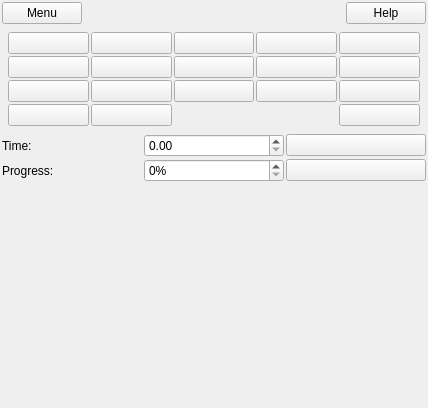
<ui version="4.0" >
 <class>Form</class>
 <widget class="QWidget" name="Form" >
  <property name="geometry" >
   <rect>
    <x>0</x>
    <y>0</y>
    <width>428</width>
    <height>408</height>
   </rect>
  </property>
  <property name="windowTitle" >
   <string>Form</string>
  </property>
  <layout class="QVBoxLayout" name="verticalLayout" >
   <property name="spacing" >
    <number>2</number>
   </property>
   <property name="margin" >
    <number>2</number>
   </property>
   <item>
    <layout class="QHBoxLayout" name="horizontalLayout" >
     <property name="sizeConstraint" >
      <enum>QLayout::SetMinimumSize</enum>
     </property>
     <item>
      <widget class="QPushButton" name="butMenu" >
       <property name="text" >
        <string>Menu</string>
       </property>
       <property name="flat" >
        <bool>false</bool>
       </property>
      </widget>
     </item>
     <item>
      <spacer name="horizontalSpacer" >
       <property name="orientation" >
        <enum>Qt::Horizontal</enum>
       </property>
       <property name="sizeHint" stdset="0" >
        <size>
         <width>40</width>
         <height>20</height>
        </size>
       </property>
      </spacer>
     </item>
     <item>
      <widget class="QPushButton" name="butHelp" >
       <property name="text" >
        <string>Help</string>
       </property>
       <property name="flat" >
        <bool>false</bool>
       </property>
      </widget>
     </item>
    </layout>
   </item>
   <item>
    <layout class="QGridLayout" name="gridLayout" >
     <property name="margin" >
      <number>6</number>
     </property>
     <property name="spacing" >
      <number>2</number>
     </property>
     <item row="0" column="0" >
      <widget class="QPushButton" name="butPri1" >
       <property name="text" >
        <string/>
       </property>
       <property name="icon" >
        <iconset>
         <normaloff>../Icons/cleo/pri1.png</normaloff>../Icons/cleo/pri1.png</iconset>
       </property>
       <property name="iconSize" >
        <size>
         <width>16</width>
         <height>16</height>
        </size>
       </property>
       <property name="priority" stdset="0" >
        <number>1</number>
       </property>
      </widget>
     </item>
     <item row="1" column="0" >
      <widget class="QPushButton" name="butPri6" >
       <property name="text" >
        <string/>
       </property>
       <property name="icon" >
        <iconset>
         <normaloff>../Icons/cleo/pri6.png</normaloff>../Icons/cleo/pri6.png</iconset>
       </property>
       <property name="iconSize" >
        <size>
         <width>16</width>
         <height>16</height>
        </size>
       </property>
       <property name="priority" stdset="0" >
        <number>6</number>
       </property>
      </widget>
     </item>
     <item row="2" column="0" >
      <widget class="QPushButton" name="butPriChk" >
       <property name="text" >
        <string/>
       </property>
       <property name="icon" >
        <iconset>
         <normaloff>../Icons/cleo/chkblk.png</normaloff>../Icons/cleo/chkblk.png</iconset>
       </property>
       <property name="iconSize" >
        <size>
         <width>16</width>
         <height>16</height>
        </size>
       </property>
       <property name="priority" stdset="0" >
        <number>100</number>
       </property>
      </widget>
     </item>
     <item row="0" column="2" >
      <widget class="QPushButton" name="butPri2" >
       <property name="text" >
        <string/>
       </property>
       <property name="icon" >
        <iconset>
         <normaloff>../Icons/cleo/pri2.png</normaloff>../Icons/cleo/pri2.png</iconset>
       </property>
       <property name="iconSize" >
        <size>
         <width>16</width>
         <height>16</height>
        </size>
       </property>
       <property name="priority" stdset="0" >
        <number>2</number>
       </property>
      </widget>
     </item>
     <item row="0" column="4" >
      <widget class="QPushButton" name="butPri4" >
       <property name="text" >
        <string/>
       </property>
       <property name="icon" >
        <iconset>
         <normaloff>../Icons/cleo/pri4.png</normaloff>../Icons/cleo/pri4.png</iconset>
       </property>
       <property name="iconSize" >
        <size>
         <width>16</width>
         <height>16</height>
        </size>
       </property>
       <property name="priority" stdset="0" >
        <number>4</number>
       </property>
      </widget>
     </item>
     <item row="0" column="5" >
      <widget class="QPushButton" name="butPri5" >
       <property name="text" >
        <string/>
       </property>
       <property name="icon" >
        <iconset>
         <normaloff>../Icons/cleo/pri5.png</normaloff>../Icons/cleo/pri5.png</iconset>
       </property>
       <property name="iconSize" >
        <size>
         <width>16</width>
         <height>16</height>
        </size>
       </property>
       <property name="priority" stdset="0" >
        <number>5</number>
       </property>
      </widget>
     </item>
     <item row="1" column="3" >
      <widget class="QPushButton" name="butPri8" >
       <property name="text" >
        <string/>
       </property>
       <property name="icon" >
        <iconset>
         <normaloff>../Icons/cleo/pri8.png</normaloff>../Icons/cleo/pri8.png</iconset>
       </property>
       <property name="iconSize" >
        <size>
         <width>16</width>
         <height>16</height>
        </size>
       </property>
       <property name="priority" stdset="0" >
        <number>8</number>
       </property>
      </widget>
     </item>
     <item row="1" column="4" >
      <widget class="QPushButton" name="butPri9" >
       <property name="text" >
        <string/>
       </property>
       <property name="icon" >
        <iconset>
         <normaloff>../Icons/cleo/pri9.png</normaloff>../Icons/cleo/pri9.png</iconset>
       </property>
       <property name="iconSize" >
        <size>
         <width>16</width>
         <height>16</height>
        </size>
       </property>
       <property name="priority" stdset="0" >
        <number>9</number>
       </property>
      </widget>
     </item>
     <item row="1" column="5" >
      <widget class="QPushButton" name="butPri0" >
       <property name="text" >
        <string/>
       </property>
       <property name="icon" >
        <iconset>
         <normaloff>../Icons/cleo/pri0.png</normaloff>../Icons/cleo/pri0.png</iconset>
       </property>
       <property name="iconSize" >
        <size>
         <width>16</width>
         <height>16</height>
        </size>
       </property>
       <property name="priority" stdset="0" >
        <number>10</number>
       </property>
      </widget>
     </item>
     <item row="2" column="2" >
      <widget class="QPushButton" name="butPriToDo" >
       <property name="text" >
        <string/>
       </property>
       <property name="icon" >
        <iconset>
         <normaloff>../Icons/cleo/chkboxblk.png</normaloff>../Icons/cleo/chkboxblk.png</iconset>
       </property>
       <property name="iconSize" >
        <size>
         <width>16</width>
         <height>16</height>
        </size>
       </property>
       <property name="priority" stdset="0" >
        <number>19</number>
       </property>
      </widget>
     </item>
     <item row="2" column="4" >
      <widget class="QPushButton" name="butPriXgry" >
       <property name="text" >
        <string/>
       </property>
       <property name="icon" >
        <iconset>
         <normaloff>../Icons/cleo/xgry.png</normaloff>../Icons/cleo/xgry.png</iconset>
       </property>
       <property name="iconSize" >
        <size>
         <width>16</width>
         <height>16</height>
        </size>
       </property>
       <property name="priority" stdset="0" >
        <number>22</number>
       </property>
      </widget>
     </item>
     <item row="2" column="5" >
      <widget class="QPushButton" name="butPriBang" >
       <property name="text" >
        <string/>
       </property>
       <property name="icon" >
        <iconset>
         <normaloff>../Icons/cleo/bngblk.png</normaloff>../Icons/cleo/bngblk.png</iconset>
       </property>
       <property name="iconSize" >
        <size>
         <width>16</width>
         <height>16</height>
        </size>
       </property>
       <property name="priority" stdset="0" >
        <number>20</number>
       </property>
      </widget>
     </item>
     <item row="2" column="3" >
      <widget class="QPushButton" name="butPriX" >
       <property name="text" >
        <string/>
       </property>
       <property name="icon" >
        <iconset>
         <normaloff>../Icons/cleo/xblk.png</normaloff>../Icons/cleo/xblk.png</iconset>
       </property>
       <property name="iconSize" >
        <size>
         <width>16</width>
         <height>16</height>
        </size>
       </property>
       <property name="priority" stdset="0" >
        <number>21</number>
       </property>
      </widget>
     </item>
     <item row="3" column="0" >
      <widget class="QPushButton" name="butPriQuery" >
       <property name="text" >
        <string/>
       </property>
       <property name="icon" >
        <iconset>
         <normaloff>../Icons/cleo/qryblk.png</normaloff>../Icons/cleo/qryblk.png</iconset>
       </property>
       <property name="iconSize" >
        <size>
         <width>16</width>
         <height>16</height>
        </size>
       </property>
       <property name="priority" stdset="0" >
        <number>23</number>
       </property>
      </widget>
     </item>
     <item row="3" column="2" >
      <widget class="QPushButton" name="butPriBullet" >
       <property name="text" >
        <string/>
       </property>
       <property name="icon" >
        <iconset>
         <normaloff>../Icons/cleo/bullet.png</normaloff>../Icons/cleo/bullet.png</iconset>
       </property>
       <property name="iconSize" >
        <size>
         <width>16</width>
         <height>16</height>
        </size>
       </property>
       <property name="priority" stdset="0" >
        <number>24</number>
       </property>
      </widget>
     </item>
     <item row="1" column="2" >
      <widget class="QPushButton" name="butPri7" >
       <property name="text" >
        <string/>
       </property>
       <property name="icon" >
        <iconset>
         <normaloff>../Icons/cleo/pri7.png</normaloff>../Icons/cleo/pri7.png</iconset>
       </property>
       <property name="iconSize" >
        <size>
         <width>16</width>
         <height>16</height>
        </size>
       </property>
       <property name="priority" stdset="0" >
        <number>7</number>
       </property>
      </widget>
     </item>
     <item row="3" column="5" >
      <widget class="QPushButton" name="butPriClr" >
       <property name="text" >
        <string/>
       </property>
       <property name="icon" >
        <iconset>
         <normaloff>../Icons/Tango/16x16/actions/edit-clear.png</normaloff>../Icons/Tango/16x16/actions/edit-clear.png</iconset>
       </property>
       <property name="iconSize" >
        <size>
         <width>16</width>
         <height>16</height>
        </size>
       </property>
      </widget>
     </item>
     <item row="0" column="3" >
      <widget class="QPushButton" name="butPri3" >
       <property name="text" >
        <string/>
       </property>
       <property name="icon" >
        <iconset>
         <normaloff>../Icons/cleo/pri3.png</normaloff>../Icons/cleo/pri3.png</iconset>
       </property>
       <property name="iconSize" >
        <size>
         <width>16</width>
         <height>16</height>
        </size>
       </property>
       <property name="priority" stdset="0" >
        <number>3</number>
       </property>
      </widget>
     </item>
    </layout>
   </item>
   <item>
    <layout class="QGridLayout" name="gridLayout_2" >
     <item row="1" column="0" >
      <widget class="QLabel" name="label_2" >
       <property name="text" >
        <string>Time:</string>
       </property>
      </widget>
     </item>
     <item row="2" column="0" >
      <widget class="QLabel" name="label" >
       <property name="text" >
        <string>Progress:</string>
       </property>
      </widget>
     </item>
     <item row="1" column="1" >
      <widget class="QDoubleSpinBox" name="spinTime" >
       <property name="maximum" >
        <double>100000.000000000000000</double>
       </property>
      </widget>
     </item>
     <item row="1" column="3" >
      <widget class="QPushButton" name="butClrTime" >
       <property name="text" >
        <string/>
       </property>
       <property name="icon" >
        <iconset>
         <normaloff>../Icons/Tango/16x16/actions/edit-clear.png</normaloff>../Icons/Tango/16x16/actions/edit-clear.png</iconset>
       </property>
       <property name="iconSize" >
        <size>
         <width>16</width>
         <height>16</height>
        </size>
       </property>
      </widget>
     </item>
     <item row="2" column="3" >
      <widget class="QPushButton" name="butClrProg" >
       <property name="text" >
        <string/>
       </property>
       <property name="icon" >
        <iconset>
         <normaloff>../Icons/Tango/16x16/actions/edit-clear.png</normaloff>../Icons/Tango/16x16/actions/edit-clear.png</iconset>
       </property>
       <property name="iconSize" >
        <size>
         <width>16</width>
         <height>16</height>
        </size>
       </property>
      </widget>
     </item>
     <item row="2" column="1" >
      <widget class="QSpinBox" name="spinProg" >
       <property name="buttonSymbols" >
        <enum>QAbstractSpinBox::UpDownArrows</enum>
       </property>
       <property name="specialValueText" >
        <string/>
       </property>
       <property name="suffix" >
        <string>%</string>
       </property>
       <property name="prefix" >
        <string/>
       </property>
       <property name="maximum" >
        <number>100</number>
       </property>
       <property name="singleStep" >
        <number>10</number>
       </property>
      </widget>
     </item>
    </layout>
   </item>
   <item>
    <spacer name="verticalSpacer" >
     <property name="orientation" >
      <enum>Qt::Vertical</enum>
     </property>
     <property name="sizeHint" stdset="0" >
      <size>
       <width>20</width>
       <height>40</height>
      </size>
     </property>
    </spacer>
   </item>
  </layout>
 </widget>
 <resources/>
 <connections/>
</ui>
